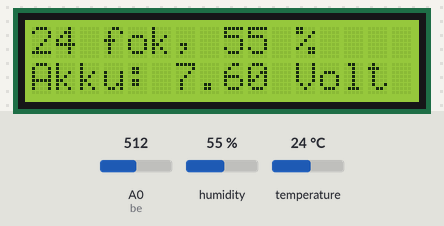
Bench run of a sketch on a simulated Arduino Nano, built with avr-gcc and run on an emulated ATmega328P. Parts: 16×2 character LCD. Inputs (shaded band) come from the test bench; at power-on: humidity 55 %, A0 (be) = 512, temperature 24 °C.

Above: at 1.2 s.
1.3 s: humidity set to 22 %
At 2.9 s:
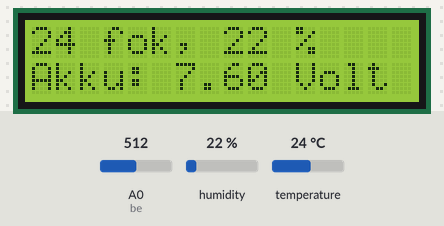
6.6 s: A0 (be) set to 716
At 7.7 s:
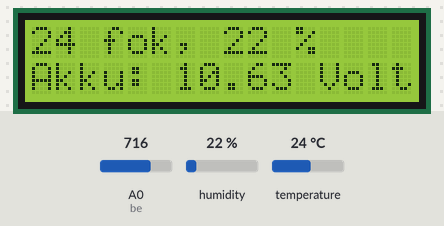
8.7 s: temperature set to 12 °C
At 11.0 s:
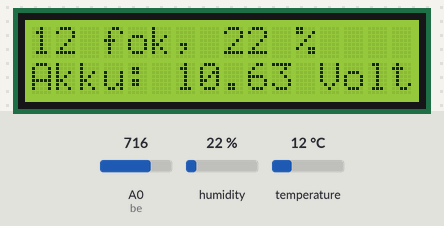
11.7 s: A0 (be) set to 900
At 13.0 s:
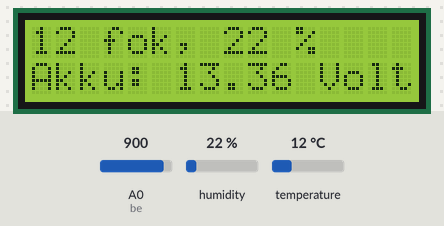
13.8 s: humidity set to 40 %
At 14.6 s:
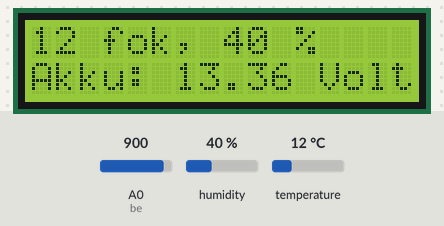
15.8 s: A0 (be) set to 1023
At 17.1 s:
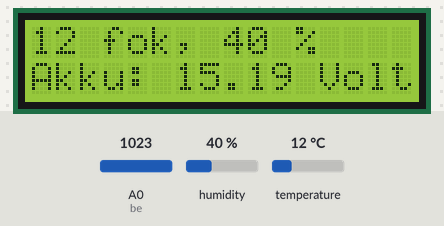
Timing chart, 0 to 18.8 s (numbered marks = the images above; inputs shaded):
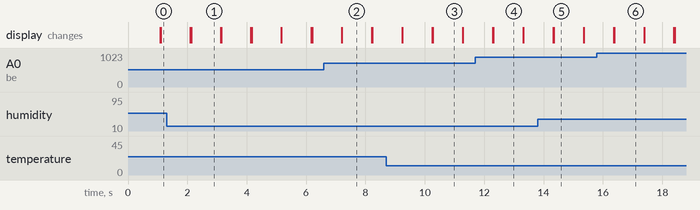

The sketch:

Autohomero_advanced2.ino
```cpp
// #include "RTClib.h"
#include <LiquidCrystal.h>
#include "DHT.h"
#define SensorPin 7 // connect the out pin of dht sensor to D4 pin of arduino nano
// DateTime now;
//char daysOfTheWeek[7][12] = {"Vasarnap", "Hetfo   ", "Kedd    ", "Szerda  ", "Csutort.", "Pentek  ", "Szombat "};
//RTC_DS3231 rtc;
#define Dht DHT11

DHT dht(SensorPin, Dht);

const int rs = 12, en = 11, d4 = 5, d5 = 4, d6 = 3, d7 = 2;
LiquidCrystal lcd(rs, en, d4, d5, d6, d7);

//void showDate(void);
//void showTime(void);
//void showDay(void);


void setup() {

 // lcd.createChar(0, smiley);

lcd.begin(16, 2);

dht.begin();

pinMode(A0, INPUT);

Serial.begin(9600);

/* if (! rtc.begin())
  {
    Serial.println("Couldn't find RTC Module");
     lcd.setCursor(0,0);
     lcd.print("RTCmodulhiany");
     while (1);
  }

  if (rtc.lostPower())
  {
    lcd.setCursor(0, 0);
    lcd.print("RTC lost power, lets set the time!");
    rtc.adjust(DateTime(F(__DATE__), F(__TIME__)));
  }
  rtc.adjust(DateTime(F(__DATE__), F(__TIME__)));
  */
}

void loop() {

int hum = dht.readHumidity();
int temp = dht.readTemperature();
float fesz;
int dig=0;
int be=A0;
dig = analogRead(be);
fesz = dig * 0.0048 * 4.287 * 0.7216;

lcd.setCursor(0, 0);

lcd.print(temp); lcd.print(" fok, ");lcd.print(hum);lcd.print(" %");
//lcd.print(daysOfTheWeek[now.dayOfTheWeek()]);
//lcd.write(byte(0));

lcd.setCursor(0,1);

lcd.print("Akku: ");lcd.print(fesz);lcd.print(" Volt");


/*  now = rtc.now();
  if(now.hour()<10) lcd.print("0");
  lcd.print(now.hour());
  lcd.print(':');
  if (now.minute()<10) lcd.print("0");
  lcd.print(now.minute());
  lcd.print(':');
  if(now.second()<10) lcd.print("0");
  lcd.print(now.second()); */
  delay(1000);
  lcd.clear();

}
```

Measured:
- after the input at 1.3 s, the display: first differs from a run without the input after 0.83 s (image 1)
- after the input at 6.6 s, the display: first differs from a run without the input after 0.61 s (image 2)
- after the input at 8.7 s, the display: first differs from a run without the input after 1.6 s (image 3)
- after the input at 11.7 s, the display: first differs from a run without the input after 0.61 s (image 4)
- after the input at 13.8 s, the display: first differs from a run without the input after 0.55 s (image 5)
- after the input at 15.8 s, the display: first differs from a run without the input after 0.59 s (image 6)
- what the display in image 1 shows lasts 1.0 s, from 2.1 s to 3.1 s
